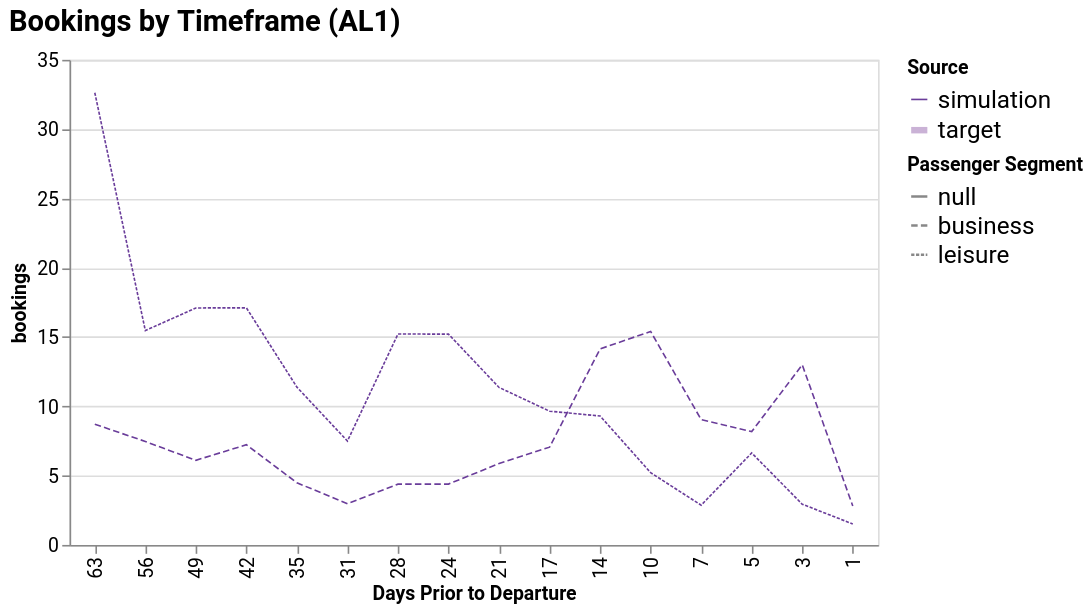

Notebook code cell kept with this figure:
### Code cell
comps.fig_bookings_by_timeframe(by_carrier="AL1")

### Figure 1 — Vega-Lite specification as saved in the notebook (floating-point values rounded to 4 significant figures)
{"config": {"view": {"continuousHeight": 300, "continuousWidth": 400}, "range": {"category": ["#6a3d9a", "#cab2d6", "#33a02c", "#b2df8a", "#ff7f00", "#fdbf6f", "#1f78b4", "#a6cee3", "#e31a1c", "#fb9a99", "#b15928", "#e3d086"], "heatmap": "plasma"}, "title": {"font": "Roboto, Arial, sans-serif", "fontSize": 18, "anchor": "start", "offset": 8}, "axis": {"labelFont": "Roboto, Arial, sans-serif", "titleFont": "Roboto, Arial, sans-serif", "labelFontSize": 12, "titleFontSize": 12}, "header": {"labelFont": "Roboto, Arial, sans-serif", "titleFont": "Roboto, Arial, sans-serif"}, "legend": {"labelFont": "Roboto, Arial, sans-serif", "titleFont": "Roboto, Arial, sans-serif", "labelFontSize": 15, "titleFontSize": 12}, "bar": {"color": "#6a3d9a"}, "mark": {"color": "#6a3d9a"}, "line": {"color": "#6a3d9a"}}, "data": {"name": "data-41117b68bc04f0730fc932653409604e"}, "mark": {"type": "line"}, "encoding": {"color": {"field": "source", "sort": ["simulation", "target"], "title": "Source", "type": "nominal"}, "strokeDash": {"field": "segment", "title": "Passenger Segment", "type": "nominal"}, "strokeWidth": {"field": "source", "sort": ["simulation", "target"], "title": "Source", "type": "nominal"}, "tooltip": [{"field": "source", "title": "Source", "type": "nominal"}, {"field": "segment", "title": "Passenger Segment", "type": "nominal"}, {"field": "days_prior", "title": "DfD", "type": "quantitative"}, {"field": "bookings", "format": ".2f", "type": "quantitative"}], "x": {"field": "days_prior", "scale": {"reverse": true}, "title": "Days Prior to Departure", "type": "ordinal"}, "y": {"field": "bookings", "type": "quantitative"}}, "height": 300, "title": "Bookings by Timeframe (AL1)", "width": 500, "$schema": "https://vega.github.io/schema/vega-lite/v5.20.1.json", "datasets": {"data-41117b68bc04f0730fc932653409604e": [{"source": "target", "days_prior": 63, "segment": null, "bookings": null, "paxtype": "business", "sold": 8.67, "sem": null, "ci0": null, "ci1": null}, {"source": "target", "days_prior": 63, "segment": null, "bookings": null, "paxtype": "leisure", "sold": 32.31, "sem": null, "ci0": null, "ci1": null}, {"source": "target", "days_prior": 42, "segment": null, "bookings": null, "paxtype": "business", "sold": 7.25, "sem": null, "ci0": null, "ci1": null}, {"source": "target", "days_prior": 35, "segment": null, "bookings": null, "paxtype": "business", "sold": 4.38, "sem": null, "ci0": null, "ci1": null}, {"source": "target", "days_prior": 31, "segment": null, "bookings": null, "paxtype": "business", "sold": 2.96, "sem": null, "ci0": null, "ci1": null}, {"source": "target", "days_prior": 28, "segment": null, "bookings": null, "paxtype": "business", "sold": 4.38, "sem": null, "ci0": null, "ci1": null}, {"source": "target", "days_prior": 24, "segment": null, "bookings": null, "paxtype": "business", "sold": 4.38, "sem": null, "ci0": null, "ci1": null}, {"source": "target", "days_prior": 21, "segment": null, "bookings": null, "paxtype": "business", "sold": 5.78, "sem": null, "ci0": null, "ci1": null}, {"source": "target", "days_prior": 17, "segment": null, "bookings": null, "paxtype": "business", "sold": 7.2, "sem": null, "ci0": null, "ci1": null}, {"source": "target", "days_prior": 14, "segment": null, "bookings": null, "paxtype": "business", "sold": 14.1, "sem": null, "ci0": null, "ci1": null}, {"source": "target", "days_prior": 10, "segment": null, "bookings": null, "paxtype": "business", "sold": 15.81, "sem": null, "ci0": null, "ci1": null}, {"source": "target", "days_prior": 7, "segment": null, "bookings": null, "paxtype": "business", "sold": 9.44, "sem": null, "ci0": null, "ci1": null}, {"source": "target", "days_prior": 5, "segment": null, "bookings": null, "paxtype": "business", "sold": 8.11, "sem": null, "ci0": null, "ci1": null}, {"source": "target", "days_prior": 3, "segment": null, "bookings": null, "paxtype": "business", "sold": 12.97, "sem": null, "ci0": null, "ci1": null}, {"source": "target", "days_prior": 1, "segment": null, "bookings": null, "paxtype": "business", "sold": 2.97, "sem": null, "ci0": null, "ci1": null}, {"source": "target", "days_prior": 56, "segment": null, "bookings": null, "paxtype": "leisure", "sold": 15.18, "sem": null, "ci0": null, "ci1": null}, {"source": "target", "days_prior": 56, "segment": null, "bookings": null, "paxtype": "business", "sold": 7.32, "sem": null, "ci0": null, "ci1": null}, {"source": "target", "days_prior": 49, "segment": null, "bookings": null, "paxtype": "leisure", "sold": 17.11, "sem": null, "ci0": null, "ci1": null}, {"source": "target", "days_prior": 42, "segment": null, "bookings": null, "paxtype": "leisure", "sold": 17.04, "sem": null, "ci0": null, "ci1": null}, {"source": "target", "days_prior": 35, "segment": null, "bookings": null, "paxtype": "leisure", "sold": 11.43, "sem": null, "ci0": null, "ci1": null}, {"source": "target", "days_prior": 31, "segment": null, "bookings": null, "paxtype": "leisure", "sold": 7.62, "sem": null, "ci0": null, "ci1": null}, {"source": "target", "days_prior": 28, "segment": null, "bookings": null, "paxtype": "leisure", "sold": 15.17, "sem": null, "ci0": null, "ci1": null}, {"source": "target", "days_prior": 24, "segment": null, "bookings": null, "paxtype": "leisure", "sold": 15.25, "sem": null, "ci0": null, "ci1": null}, {"source": "target", "days_prior": 21, "segment": null, "bookings": null, "paxtype": "leisure", "sold": 11.47, "sem": null, "ci0": null, "ci1": null}, {"source": "target", "days_prior": 17, "segment": null, "bookings": null, "paxtype": "leisure", "sold": 9.44, "sem": null, "ci0": null, "ci1": null}, {"source": "target", "days_prior": 14, "segment": null, "bookings": null, "paxtype": "leisure", "sold": 9.22, "sem": null, "ci0": null, "ci1": null}, {"source": "target", "days_prior": 10, "segment": null, "bookings": null, "paxtype": "leisure", "sold": 5.21, "sem": null, "ci0": null, "ci1": null}, {"source": "target", "days_prior": 7, "segment": null, "bookings": null, "paxtype": "leisure", "sold": 3.08, "sem": null, "ci0": null, "ci1": null}, {"source": "target", "days_prior": 5, "segment": null, "bookings": null, "paxtype": "leisure", "sold": 6.58, "sem": null, "ci0": null, "ci1": null}, {"source": "target", "days_prior": 3, "segment": null, "bookings": null, "paxtype": "leisure", "sold": 2.92, "sem": null, "ci0": null, "ci1": null}, {"source": "target", "days_prior": 49, "segment": null, "bookings": null, "paxtype": "business", "sold": 5.8, "sem": null, "ci0": null, "ci1": null}, {"source": "target", "days_prior": 1, "segment": null, "bookings": null, "paxtype": "leisure", "sold": 1.53, "sem": null, "ci0": null, "ci1": null}, {"source": "simulation", "days_prior": 1, "segment": "leisure", "bookings": 1.515, "paxtype": null, "sold": null, "sem": null, "ci0": null, "ci1": null}, {"source": "simulation", "days_prior": 63, "segment": "leisure", "bookings": 32.63, "paxtype": null, "sold": null, "sem": null, "ci0": null, "ci1": null}, {"source": "simulation", "days_prior": 3, "segment": "business", "bookings": 13.0, "paxtype": null, "sold": null, "sem": null, "ci0": null, "ci1": null}, {"source": "simulation", "days_prior": 3, "segment": "leisure", "bookings": 2.938, "paxtype": null, "sold": null, "sem": null, "ci0": null, "ci1": null}, {"source": "simulation", "days_prior": 5, "segment": "business", "bookings": 8.178, "paxtype": null, "sold": null, "sem": null, "ci0": null, "ci1": null}, {"source": "simulation", "days_prior": 5, "segment": "leisure", "bookings": 6.635, "paxtype": null, "sold": null, "sem": null, "ci0": null, "ci1": null}, {"source": "simulation", "days_prior": 7, "segment": "business", "bookings": 9.04, "paxtype": null, "sold": null, "sem": null, "ci0": null, "ci1": null}, {"source": "simulation", "days_prior": 7, "segment": "leisure", "bookings": 2.87, "paxtype": null, "sold": null, "sem": null, "ci0": null, "ci1": null}, {"source": "simulation", "days_prior": 10, "segment": "business", "bookings": 15.4, "paxtype": null, "sold": null, "sem": null, "ci0": null, "ci1": null}, {"source": "simulation", "days_prior": 10, "segment": "leisure", "bookings": 5.215, "paxtype": null, "sold": null, "sem": null, "ci0": null, "ci1": null}, {"source": "simulation", "days_prior": 14, "segment": "business", "bookings": 14.14, "paxtype": null, "sold": null, "sem": null, "ci0": null, "ci1": null}, {"source": "simulation", "days_prior": 14, "segment": "leisure", "bookings": 9.303, "paxtype": null, "sold": null, "sem": null, "ci0": null, "ci1": null}, {"source": "simulation", "days_prior": 17, "segment": "business", "bookings": 7.053, "paxtype": null, "sold": null, "sem": null, "ci0": null, "ci1": null}, {"source": "simulation", "days_prior": 17, "segment": "leisure", "bookings": 9.65, "paxtype": null, "sold": null, "sem": null, "ci0": null, "ci1": null}, {"source": "simulation", "days_prior": 21, "segment": "business", "bookings": 5.87, "paxtype": null, "sold": null, "sem": null, "ci0": null, "ci1": null}, {"source": "simulation", "days_prior": 21, "segment": "leisure", "bookings": 11.36, "paxtype": null, "sold": null, "sem": null, "ci0": null, "ci1": null}, {"source": "simulation", "days_prior": 24, "segment": "business", "bookings": 4.39, "paxtype": null, "sold": null, "sem": null, "ci0": null, "ci1": null}, {"source": "simulation", "days_prior": 24, "segment": "leisure", "bookings": 15.21, "paxtype": null, "sold": null, "sem": null, "ci0": null, "ci1": null}, {"source": "simulation", "days_prior": 28, "segment": "business", "bookings": 4.385, "paxtype": null, "sold": null, "sem": null, "ci0": null, "ci1": null}, {"source": "simulation", "days_prior": 28, "segment": "leisure", "bookings": 15.22, "paxtype": null, "sold": null, "sem": null, "ci0": null, "ci1": null}, {"source": "simulation", "days_prior": 31, "segment": "business", "bookings": 2.973, "paxtype": null, "sold": null, "sem": null, "ci0": null, "ci1": null}, {"source": "simulation", "days_prior": 31, "segment": "leisure", "bookings": 7.495, "paxtype": null, "sold": null, "sem": null, "ci0": null, "ci1": null}, {"source": "simulation", "days_prior": 35, "segment": "business", "bookings": 4.485, "paxtype": null, "sold": null, "sem": null, "ci0": null, "ci1": null}, {"source": "simulation", "days_prior": 35, "segment": "leisure", "bookings": 11.38, "paxtype": null, "sold": null, "sem": null, "ci0": null, "ci1": null}, {"source": "simulation", "days_prior": 42, "segment": "business", "bookings": 7.228, "paxtype": null, "sold": null, "sem": null, "ci0": null, "ci1": null}, {"source": "simulation", "days_prior": 42, "segment": "leisure", "bookings": 17.11, "paxtype": null, "sold": null, "sem": null, "ci0": null, "ci1": null}, {"source": "simulation", "days_prior": 49, "segment": "business", "bookings": 6.105, "paxtype": null, "sold": null, "sem": null, "ci0": null, "ci1": null}, {"source": "simulation", "days_prior": 49, "segment": "leisure", "bookings": 17.1, "paxtype": null, "sold": null, "sem": null, "ci0": null, "ci1": null}, {"source": "simulation", "days_prior": 56, "segment": "business", "bookings": 7.465, "paxtype": null, "sold": null, "sem": null, "ci0": null, "ci1": null}, {"source": "simulation", "days_prior": 56, "segment": "leisure", "bookings": 15.46, "paxtype": null, "sold": null, "sem": null, "ci0": null, "ci1": null}, {"source": "simulation", "days_prior": 63, "segment": "business", "bookings": 8.71, "paxtype": null, "sold": null, "sem": null, "ci0": null, "ci1": null}, {"source": "simulation", "days_prior": 1, "segment": "business", "bookings": 2.81, "paxtype": null, "sold": null, "sem": null, "ci0": null, "ci1": null}]}}
